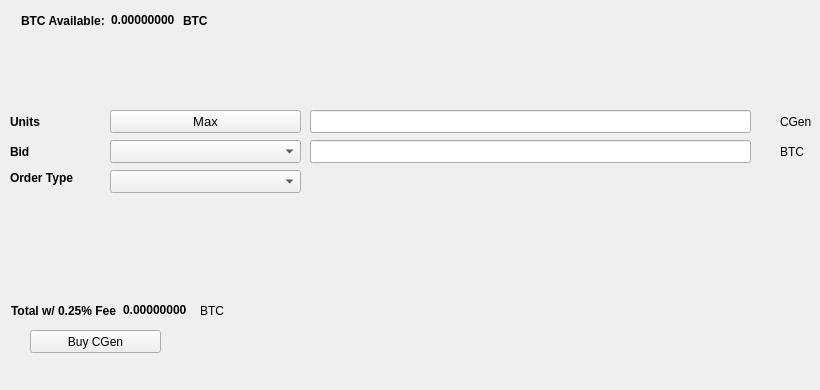
   <widget class="QWidget" name="BuyTab">
    <attribute name="title">
     <string>Buy</string>
    </attribute>
    <widget class="QPushButton" name="BuyCGen">
     <property name="geometry">
      <rect>
       <x>30</x>
       <y>330</y>
       <width>131</width>
       <height>23</height>
      </rect>
     </property>
     <property name="text">
      <string>Buy CGen</string>
     </property>
     <property name="icon">
      <iconset resource="../cgen.qrc">
       <normaloff>:/icons/bitcoin</normaloff>:/icons/bitcoin</iconset>
     </property>
    </widget>
    <widget class="QLabel" name="label_3">
     <property name="geometry">
      <rect>
       <x>10</x>
       <y>110</y>
       <width>46</width>
       <height>23</height>
      </rect>
     </property>
     <property name="font">
      <font>
       <weight>75</weight>
       <bold>true</bold>
      </font>
     </property>
     <property name="text">
      <string>Units</string>
     </property>
    </widget>
    <widget class="QLineEdit" name="UnitsInput">
     <property name="geometry">
      <rect>
       <x>310</x>
       <y>110</y>
       <width>441</width>
       <height>23</height>
      </rect>
     </property>
     <property name="font">
      <font>
       <pointsize>9</pointsize>
       <weight>75</weight>
       <bold>true</bold>
      </font>
     </property>
    </widget>
    <widget class="QLineEdit" name="BuyBidPriceEdit">
     <property name="geometry">
      <rect>
       <x>310</x>
       <y>140</y>
       <width>441</width>
       <height>23</height>
      </rect>
     </property>
     <property name="font">
      <font>
       <pointsize>9</pointsize>
       <weight>75</weight>
       <bold>true</bold>
      </font>
     </property>
    </widget>
    <widget class="QLabel" name="label_4">
     <property name="geometry">
      <rect>
       <x>780</x>
       <y>110</y>
       <width>31</width>
       <height>23</height>
      </rect>
     </property>
     <property name="text">
      <string>CGen</string>
     </property>
    </widget>
    <widget class="QLabel" name="label_5">
     <property name="geometry">
      <rect>
       <x>780</x>
       <y>140</y>
       <width>31</width>
       <height>23</height>
      </rect>
     </property>
     <property name="text">
      <string>BTC</string>
     </property>
    </widget>
    <widget class="QLabel" name="label_6">
     <property name="geometry">
      <rect>
       <x>10</x>
       <y>140</y>
       <width>46</width>
       <height>23</height>
      </rect>
     </property>
     <property name="font">
      <font>
       <weight>75</weight>
       <bold>true</bold>
      </font>
     </property>
     <property name="text">
      <string>Bid</string>
     </property>
    </widget>
    <widget class="QLabel" name="label_7">
     <property name="geometry">
      <rect>
       <x>10</x>
       <y>170</y>
       <width>91</width>
       <height>16</height>
      </rect>
     </property>
     <property name="font">
      <font>
       <weight>75</weight>
       <bold>true</bold>
      </font>
     </property>
     <property name="text">
      <string>Order Type</string>
     </property>
    </widget>
    <widget class="QPushButton" name="Buy_Max_Amount">
     <property name="geometry">
      <rect>
       <x>110</x>
       <y>110</y>
       <width>191</width>
       <height>23</height>
      </rect>
     </property>
     <property name="font">
      <font>
       <pointsize>10</pointsize>
      </font>
     </property>
     <property name="text">
      <string>Max</string>
     </property>
    </widget>
    <widget class="QComboBox" name="BuyBidcomboBox">
     <property name="geometry">
      <rect>
       <x>110</x>
       <y>140</y>
       <width>191</width>
       <height>23</height>
      </rect>
     </property>
     <property name="font">
      <font>
       <pointsize>10</pointsize>
      </font>
     </property>
    </widget>
    <widget class="QComboBox" name="buyOrdertypeCombo">
     <property name="geometry">
      <rect>
       <x>110</x>
       <y>170</y>
       <width>191</width>
       <height>23</height>
      </rect>
     </property>
     <property name="font">
      <font>
       <pointsize>10</pointsize>
      </font>
     </property>
    </widget>
    <widget class="QWidget" name="layoutWidget1">
     <property name="geometry">
      <rect>
       <x>21</x>
       <y>11</y>
       <width>227</width>
       <height>19</height>
      </rect>
     </property>
     <layout class="QHBoxLayout" name="horizontalLayout_3">
      <item>
       <widget class="QLabel" name="label232">
        <property name="font">
         <font>
          <weight>75</weight>
          <bold>true</bold>
         </font>
        </property>
        <property name="text">
         <string>BTC Available:</string>
        </property>
       </widget>
      </item>
      <item>
       <widget class="QLabel" name="BtcAvailableLbl">
        <property name="palette">
         <palette>
          <active>
           <colorrole role="WindowText">
            <brush brushstyle="SolidPattern">
             <color alpha="255">
              <red>0</red>
              <green>0</green>
              <blue>0</blue>
             </color>
            </brush>
           </colorrole>
           <colorrole role="Button">
            <brush brushstyle="SolidPattern">
             <color alpha="255">
              <red>0</red>
              <green>170</green>
              <blue>0</blue>
             </color>
            </brush>
           </colorrole>
           <colorrole role="Light">
            <brush brushstyle="SolidPattern">
             <color alpha="255">
              <red>0</red>
              <green>255</green>
              <blue>0</blue>
             </color>
            </brush>
           </colorrole>
           <colorrole role="Midlight">
            <brush brushstyle="SolidPattern">
             <color alpha="255">
              <red>0</red>
              <green>212</green>
              <blue>0</blue>
             </color>
            </brush>
           </colorrole>
           <colorrole role="Dark">
            <brush brushstyle="SolidPattern">
             <color alpha="255">
              <red>0</red>
              <green>85</green>
              <blue>0</blue>
             </color>
            </brush>
           </colorrole>
           <colorrole role="Mid">
            <brush brushstyle="SolidPattern">
             <color alpha="255">
              <red>0</red>
              <green>113</green>
              <blue>0</blue>
             </color>
            </brush>
           </colorrole>
           <colorrole role="Text">
            <brush brushstyle="SolidPattern">
             <color alpha="255">
              <red>0</red>
              <green>170</green>
              <blue>0</blue>
             </color>
            </brush>
           </colorrole>
           <colorrole role="BrightText">
            <brush brushstyle="SolidPattern">
             <color alpha="255">
              <red>255</red>
              <green>255</green>
              <blue>255</blue>
             </color>
            </brush>
           </colorrole>
           <colorrole role="ButtonText">
            <brush brushstyle="SolidPattern">
             <color alpha="255">
              <red>0</red>
              <green>0</green>
              <blue>0</blue>
             </color>
            </brush>
           </colorrole>
           <colorrole role="Base">
            <brush brushstyle="SolidPattern">
             <color alpha="255">
              <red>255</red>
              <green>255</green>
              <blue>255</blue>
             </color>
            </brush>
           </colorrole>
           <colorrole role="Window">
            <brush brushstyle="SolidPattern">
             <color alpha="255">
              <red>0</red>
              <green>170</green>
              <blue>0</blue>
             </color>
            </brush>
           </colorrole>
           <colorrole role="Shadow">
            <brush brushstyle="SolidPattern">
             <color alpha="255">
              <red>0</red>
              <green>0</green>
              <blue>0</blue>
             </color>
            </brush>
           </colorrole>
           <colorrole role="AlternateBase">
            <brush brushstyle="SolidPattern">
             <color alpha="255">
              <red>127</red>
              <green>212</green>
              <blue>127</blue>
             </color>
            </brush>
           </colorrole>
           <colorrole role="ToolTipBase">
            <brush brushstyle="SolidPattern">
             <color alpha="255">
              <red>255</red>
              <green>255</green>
              <blue>220</blue>
             </color>
            </brush>
           </colorrole>
           <colorrole role="ToolTipText">
            <brush brushstyle="SolidPattern">
             <color alpha="255">
              <red>0</red>
              <green>0</green>
              <blue>0</blue>
             </color>
            </brush>
           </colorrole>
          </active>
          <inactive>
           <colorrole role="WindowText">
            <brush brushstyle="SolidPattern">
             <color alpha="255">
              <red>0</red>
              <green>0</green>
              <blue>0</blue>
             </color>
            </brush>
           </colorrole>
           <colorrole role="Button">
            <brush brushstyle="SolidPattern">
             <color alpha="255">
              <red>0</red>
              <green>170</green>
              <blue>0</blue>
             </color>
            </brush>
           </colorrole>
           <colorrole role="Light">
            <brush brushstyle="SolidPattern">
             <color alpha="255">
              <red>0</red>
              <green>255</green>
              <blue>0</blue>
             </color>
            </brush>
           </colorrole>
           <colorrole role="Midlight">
            <brush brushstyle="SolidPattern">
             <color alpha="255">
              <red>0</red>
              <green>212</green>
              <blue>0</blue>
             </color>
            </brush>
           </colorrole>
           <colorrole role="Dark">
            <brush brushstyle="SolidPattern">
             <color alpha="255">
              <red>0</red>
              <green>85</green>
              <blue>0</blue>
             </color>
            </brush>
           </colorrole>
           <colorrole role="Mid">
            <brush brushstyle="SolidPattern">
             <color alpha="255">
              <red>0</red>
              <green>113</green>
              <blue>0</blue>
             </color>
            </brush>
           </colorrole>
           <colorrole role="Text">
            <brush brushstyle="SolidPattern">
             <color alpha="255">
              <red>0</red>
              <green>170</green>
              <blue>0</blue>
             </color>
            </brush>
           </colorrole>
           <colorrole role="BrightText">
            <brush brushstyle="SolidPattern">
             <color alpha="255">
              <red>255</red>
              <green>255</green>
              <blue>255</blue>
             </color>
            </brush>
           </colorrole>
           <colorrole role="ButtonText">
            <brush brushstyle="SolidPattern">
             <color alpha="255">
              <red>0</red>
              <green>0</green>
              <blue>0</blue>
             </color>
            </brush>
           </colorrole>
           <colorrole role="Base">
            <brush brushstyle="SolidPattern">
             <color alpha="255">
              <red>255</red>
              <green>255</green>
              <blue>255</blue>
             </color>
            </brush>
           </colorrole>
           <colorrole role="Window">
            <brush brushstyle="SolidPattern">
             <color alpha="255">
              <red>0</red>
              <green>170</green>
              <blue>0</blue>
             </color>
            </brush>
           </colorrole>
           <colorrole role="Shadow">
            <brush brushstyle="SolidPattern">
             <color alpha="255">
              <red>0</red>
              <green>0</green>
              <blue>0</blue>
             </color>
            </brush>
           </colorrole>
           <colorrole role="AlternateBase">
            <brush brushstyle="SolidPattern">
             <color alpha="255">
              <red>127</red>
              <green>212</green>
              <blue>127</blue>
             </color>
            </brush>
           </colorrole>
           <colorrole role="ToolTipBase">
            <brush brushstyle="SolidPattern">
             <color alpha="255">
              <red>255</red>
              <green>255</green>
              <blue>220</blue>
             </color>
            </brush>
           </colorrole>
           <colorrole role="ToolTipText">
            <brush brushstyle="SolidPattern">
             <color alpha="255">
              <red>0</red>
              <green>0</green>
              <blue>0</blue>
             </color>
            </brush>
           </colorrole>
          </inactive>
          <disabled>
           <colorrole role="WindowText">
            <brush brushstyle="SolidPattern">
             <color alpha="255">
              <red>0</red>
              <green>85</green>
              <blue>0</blue>
             </color>
            </brush>
           </colorrole>
           <colorrole role="Button">
            <brush brushstyle="SolidPattern">
             <color alpha="255">
              <red>0</red>
              <green>170</green>
              <blue>0</blue>
             </color>
            </brush>
           </colorrole>
           <colorrole role="Light">
            <brush brushstyle="SolidPattern">
             <color alpha="255">
              <red>0</red>
              <green>255</green>
              <blue>0</blue>
             </color>
            </brush>
           </colorrole>
           <colorrole role="Midlight">
            <brush brushstyle="SolidPattern">
             <color alpha="255">
              <red>0</red>
              <green>212</green>
              <blue>0</blue>
             </color>
            </brush>
           </colorrole>
           <colorrole role="Dark">
            <brush brushstyle="SolidPattern">
             <color alpha="255">
              <red>0</red>
              <green>85</green>
              <blue>0</blue>
             </color>
            </brush>
           </colorrole>
           <colorrole role="Mid">
            <brush brushstyle="SolidPattern">
             <color alpha="255">
              <red>0</red>
              <green>113</green>
              <blue>0</blue>
             </color>
            </brush>
           </colorrole>
           <colorrole role="Text">
            <brush brushstyle="SolidPattern">
             <color alpha="255">
              <red>0</red>
              <green>85</green>
              <blue>0</blue>
             </color>
            </brush>
           </colorrole>
           <colorrole role="BrightText">
            <brush brushstyle="SolidPattern">
             <color alpha="255">
              <red>255</red>
              <green>255</green>
              <blue>255</blue>
             </color>
            </brush>
           </colorrole>
           <colorrole role="ButtonText">
            <brush brushstyle="SolidPattern">
             <color alpha="255">
              <red>0</red>
              <green>85</green>
              <blue>0</blue>
             </color>
            </brush>
           </colorrole>
           <colorrole role="Base">
            <brush brushstyle="SolidPattern">
             <color alpha="255">
              <red>0</red>
              <green>170</green>
              <blue>0</blue>
             </color>
            </brush>
           </colorrole>
           <colorrole role="Window">
            <brush brushstyle="SolidPattern">
             <color alpha="255">
              <red>0</red>
              <green>170</green>
              <blue>0</blue>
             </color>
            </brush>
           </colorrole>
           <colorrole role="Shadow">
            <brush brushstyle="SolidPattern">
             <color alpha="255">
              <red>0</red>
              <green>0</green>
              <blue>0</blue>
             </color>
            </brush>
           </colorrole>
           <colorrole role="AlternateBase">
            <brush brushstyle="SolidPattern">
             <color alpha="255">
              <red>0</red>
              <green>170</green>
              <blue>0</blue>
             </color>
            </brush>
           </colorrole>
           <colorrole role="ToolTipBase">
            <brush brushstyle="SolidPattern">
             <color alpha="255">
              <red>255</red>
              <green>255</green>
              <blue>220</blue>
             </color>
            </brush>
           </colorrole>
           <colorrole role="ToolTipText">
            <brush brushstyle="SolidPattern">
             <color alpha="255">
              <red>0</red>
              <green>0</green>
              <blue>0</blue>
             </color>
            </brush>
           </colorrole>
          </disabled>
         </palette>
        </property>
        <property name="font">
         <font>
          <weight>75</weight>
          <bold>true</bold>
         </font>
        </property>
        <property name="text">
         <string>0.00000000</string>
        </property>
        <property name="textInteractionFlags">
         <set>Qt::LinksAccessibleByMouse|Qt::TextSelectableByKeyboard|Qt::TextSelectableByMouse</set>
        </property>
       </widget>
      </item>
      <item>
       <widget class="QLabel" name="BtcAvailableLbl_2">
        <property name="font">
         <font>
          <weight>75</weight>
          <bold>true</bold>
         </font>
        </property>
        <property name="text">
         <string>BTC</string>
        </property>
       </widget>
      </item>
     </layout>
    </widget>
    <widget class="QWidget" name="layoutWidge2">
     <property name="geometry">
      <rect>
       <x>11</x>
       <y>301</y>
       <width>259</width>
       <height>19</height>
      </rect>
     </property>
     <layout class="QHBoxLayout" name="horizontalLayout_4">
      <item>
       <widget class="QLabel" name="label_9">
        <property name="font">
         <font>
          <weight>75</weight>
          <bold>true</bold>
         </font>
        </property>
        <property name="text">
         <string>Total w/ 0.25% Fee</string>
        </property>
       </widget>
      </item>
      <item>
       <widget class="QLabel" name="BuyCostLabel">
        <property name="palette">
         <palette>
          <active>
           <colorrole role="WindowText">
            <brush brushstyle="SolidPattern">
             <color alpha="255">
              <red>0</red>
              <green>0</green>
              <blue>0</blue>
             </color>
            </brush>
           </colorrole>
           <colorrole role="Button">
            <brush brushstyle="SolidPattern">
             <color alpha="255">
              <red>0</red>
              <green>170</green>
              <blue>0</blue>
             </color>
            </brush>
           </colorrole>
           <colorrole role="Light">
            <brush brushstyle="SolidPattern">
             <color alpha="255">
              <red>0</red>
              <green>255</green>
              <blue>0</blue>
             </color>
            </brush>
           </colorrole>
           <colorrole role="Midlight">
            <brush brushstyle="SolidPattern">
             <color alpha="255">
              <red>0</red>
              <green>212</green>
              <blue>0</blue>
             </color>
            </brush>
           </colorrole>
           <colorrole role="Dark">
            <brush brushstyle="SolidPattern">
             <color alpha="255">
              <red>0</red>
              <green>85</green>
              <blue>0</blue>
             </color>
            </brush>
           </colorrole>
           <colorrole role="Mid">
            <brush brushstyle="SolidPattern">
             <color alpha="255">
              <red>0</red>
              <green>113</green>
              <blue>0</blue>
             </color>
            </brush>
           </colorrole>
           <colorrole role="Text">
            <brush brushstyle="SolidPattern">
             <color alpha="255">
              <red>0</red>
              <green>170</green>
              <blue>0</blue>
             </color>
            </brush>
           </colorrole>
           <colorrole role="BrightText">
            <brush brushstyle="SolidPattern">
             <color alpha="255">
              <red>255</red>
              <green>255</green>
              <blue>255</blue>
             </color>
            </brush>
           </colorrole>
           <colorrole role="ButtonText">
            <brush brushstyle="SolidPattern">
             <color alpha="255">
              <red>0</red>
              <green>0</green>
              <blue>0</blue>
             </color>
            </brush>
           </colorrole>
           <colorrole role="Base">
            <brush brushstyle="SolidPattern">
             <color alpha="255">
              <red>255</red>
              <green>255</green>
              <blue>255</blue>
             </color>
            </brush>
           </colorrole>
           <colorrole role="Window">
            <brush brushstyle="SolidPattern">
             <color alpha="255">
              <red>0</red>
              <green>170</green>
              <blue>0</blue>
             </color>
            </brush>
           </colorrole>
           <colorrole role="Shadow">
            <brush brushstyle="SolidPattern">
             <color alpha="255">
              <red>0</red>
              <green>0</green>
              <blue>0</blue>
             </color>
            </brush>
           </colorrole>
           <colorrole role="AlternateBase">
            <brush brushstyle="SolidPattern">
             <color alpha="255">
              <red>127</red>
              <green>212</green>
              <blue>127</blue>
             </color>
            </brush>
           </colorrole>
           <colorrole role="ToolTipBase">
            <brush brushstyle="SolidPattern">
             <color alpha="255">
              <red>255</red>
              <green>255</green>
              <blue>220</blue>
             </color>
            </brush>
           </colorrole>
           <colorrole role="ToolTipText">
            <brush brushstyle="SolidPattern">
             <color alpha="255">
              <red>0</red>
              <green>0</green>
              <blue>0</blue>
             </color>
            </brush>
           </colorrole>
          </active>
          <inactive>
           <colorrole role="WindowText">
            <brush brushstyle="SolidPattern">
             <color alpha="255">
              <red>0</red>
              <green>0</green>
              <blue>0</blue>
             </color>
            </brush>
           </colorrole>
           <colorrole role="Button">
            <brush brushstyle="SolidPattern">
             <color alpha="255">
              <red>0</red>
              <green>170</green>
              <blue>0</blue>
             </color>
            </brush>
           </colorrole>
           <colorrole role="Light">
            <brush brushstyle="SolidPattern">
             <color alpha="255">
              <red>0</red>
              <green>255</green>
              <blue>0</blue>
             </color>
            </brush>
           </colorrole>
           <colorrole role="Midlight">
            <brush brushstyle="SolidPattern">
             <color alpha="255">
              <red>0</red>
              <green>212</green>
              <blue>0</blue>
             </color>
            </brush>
           </colorrole>
           <colorrole role="Dark">
            <brush brushstyle="SolidPattern">
             <color alpha="255">
              <red>0</red>
              <green>85</green>
              <blue>0</blue>
             </color>
            </brush>
           </colorrole>
           <colorrole role="Mid">
            <brush brushstyle="SolidPattern">
             <color alpha="255">
              <red>0</red>
              <green>113</green>
              <blue>0</blue>
             </color>
            </brush>
           </colorrole>
           <colorrole role="Text">
            <brush brushstyle="SolidPattern">
             <color alpha="255">
              <red>0</red>
              <green>170</green>
              <blue>0</blue>
             </color>
            </brush>
           </colorrole>
           <colorrole role="BrightText">
            <brush brushstyle="SolidPattern">
             <color alpha="255">
              <red>255</red>
              <green>255</green>
              <blue>255</blue>
             </color>
            </brush>
           </colorrole>
           <colorrole role="ButtonText">
            <brush brushstyle="SolidPattern">
             <color alpha="255">
              <red>0</red>
              <green>0</green>
              <blue>0</blue>
             </color>
            </brush>
           </colorrole>
           <colorrole role="Base">
            <brush brushstyle="SolidPattern">
             <color alpha="255">
              <red>255</red>
              <green>255</green>
              <blue>255</blue>
             </color>
            </brush>
           </colorrole>
           <colorrole role="Window">
            <brush brushstyle="SolidPattern">
             <color alpha="255">
              <red>0</red>
              <green>170</green>
              <blue>0</blue>
             </color>
            </brush>
           </colorrole>
           <colorrole role="Shadow">
            <brush brushstyle="SolidPattern">
             <color alpha="255">
              <red>0</red>
              <green>0</green>
              <blue>0</blue>
             </color>
            </brush>
           </colorrole>
           <colorrole role="AlternateBase">
            <brush brushstyle="SolidPattern">
             <color alpha="255">
              <red>127</red>
              <green>212</green>
              <blue>127</blue>
             </color>
            </brush>
           </colorrole>
           <colorrole role="ToolTipBase">
            <brush brushstyle="SolidPattern">
             <color alpha="255">
              <red>255</red>
              <green>255</green>
              <blue>220</blue>
             </color>
            </brush>
           </colorrole>
           <colorrole role="ToolTipText">
            <brush brushstyle="SolidPattern">
             <color alpha="255">
              <red>0</red>
              <green>0</green>
              <blue>0</blue>
             </color>
            </brush>
           </colorrole>
          </inactive>
          <disabled>
           <colorrole role="WindowText">
            <brush brushstyle="SolidPattern">
             <color alpha="255">
              <red>0</red>
              <green>85</green>
              <blue>0</blue>
             </color>
            </brush>
           </colorrole>
           <colorrole role="Button">
            <brush brushstyle="SolidPattern">
             <color alpha="255">
              <red>0</red>
              <green>170</green>
              <blue>0</blue>
             </color>
            </brush>
           </colorrole>
           <colorrole role="Light">
            <brush brushstyle="SolidPattern">
             <color alpha="255">
              <red>0</red>
              <green>255</green>
              <blue>0</blue>
             </color>
            </brush>
           </colorrole>
           <colorrole role="Midlight">
            <brush brushstyle="SolidPattern">
             <color alpha="255">
              <red>0</red>
              <green>212</green>
              <blue>0</blue>
             </color>
            </brush>
           </colorrole>
           <colorrole role="Dark">
            <brush brushstyle="SolidPattern">
             <color alpha="255">
              <red>0</red>
              <green>85</green>
              <blue>0</blue>
             </color>
            </brush>
           </colorrole>
           <colorrole role="Mid">
            <brush brushstyle="SolidPattern">
             <color alpha="255">
              <red>0</red>
              <green>113</green>
              <blue>0</blue>
             </color>
            </brush>
           </colorrole>
           <colorrole role="Text">
            <brush brushstyle="SolidPattern">
             <color alpha="255">
              <red>0</red>
              <green>85</green>
              <blue>0</blue>
             </color>
            </brush>
           </colorrole>
           <colorrole role="BrightText">
            <brush brushstyle="SolidPattern">
             <color alpha="255">
              <red>255</red>
              <green>255</green>
              <blue>255</blue>
             </color>
            </brush>
           </colorrole>
           <colorrole role="ButtonText">
            <brush brushstyle="SolidPattern">
             <color alpha="255">
              <red>0</red>
              <green>85</green>
              <blue>0</blue>
             </color>
            </brush>
           </colorrole>
           <colorrole role="Base">
            <brush brushstyle="SolidPattern">
             <color alpha="255">
              <red>0</red>
              <green>170</green>
              <blue>0</blue>
             </color>
            </brush>
           </colorrole>
           <colorrole role="Window">
            <brush brushstyle="SolidPattern">
             <color alpha="255">
              <red>0</red>
              <green>170</green>
              <blue>0</blue>
             </color>
            </brush>
           </colorrole>
           <colorrole role="Shadow">
            <brush brushstyle="SolidPattern">
             <color alpha="255">
              <red>0</red>
              <green>0</green>
              <blue>0</blue>
             </color>
            </brush>
           </colorrole>
           <colorrole role="AlternateBase">
            <brush brushstyle="SolidPattern">
             <color alpha="255">
              <red>0</red>
              <green>170</green>
              <blue>0</blue>
             </color>
            </brush>
           </colorrole>
           <colorrole role="ToolTipBase">
            <brush brushstyle="SolidPattern">
             <color alpha="255">
              <red>255</red>
              <green>255</green>
              <blue>220</blue>
             </color>
            </brush>
           </colorrole>
           <colorrole role="ToolTipText">
            <brush brushstyle="SolidPattern">
             <color alpha="255">
              <red>0</red>
              <green>0</green>
              <blue>0</blue>
             </color>
            </brush>
           </colorrole>
          </disabled>
         </palette>
        </property>
        <property name="font">
         <font>
          <weight>75</weight>
          <bold>true</bold>
         </font>
        </property>
        <property name="autoFillBackground">
         <bool>false</bool>
        </property>
        <property name="text">
         <string>0.00000000</string>
        </property>
        <property name="textInteractionFlags">
         <set>Qt::LinksAccessibleByMouse|Qt::TextSelectableByMouse</set>
        </property>
       </widget>
      </item>
      <item>
       <widget class="QLabel" name="label_10">
        <property name="font">
         <font>
          <weight>50</weight>
          <bold>false</bold>
         </font>
        </property>
        <property name="text">
         <string>BTC</string>
        </property>
       </widget>
      </item>
     </layout>
    </widget>
    <widget class="QLabel" name="label_24">
     <property name="geometry">
      <rect>
       <x>460</x>
       <y>300</y>
       <width>281</width>
       <height>81</height>
      </rect>
     </property>
     <property name="text">
      <string/>
     </property>
     <property name="pixmap">
      <pixmap>:/images/bittrex</pixmap>
     </property>
    </widget>
   </widget>
